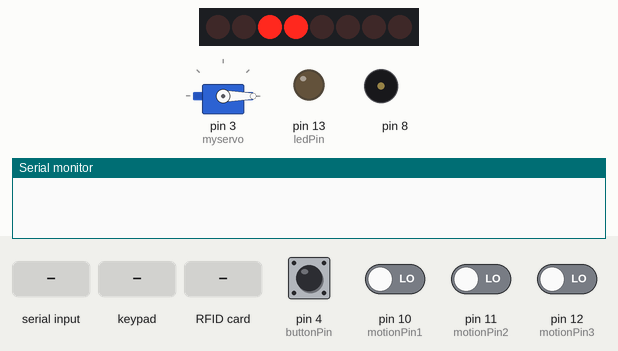
Bench run of a sketch on a simulated Arduino Mega 2560, built with avr-gcc and run on an emulated ATmega2560. Shown: 8 shift-register outputs drawn as a row of LEDs (first output left, lit = HIGH), servo, output pins drawn as LEDs (lit = HIGH), buzzer (waves = sounding), the last lines printed to the serial monitor. Wiring (inferred from the names in the program): shift register (74HC595): data pin 25; shift clock pin 24; latch pin 28. Wiring (inferred from the signals the program sends): row of LEDs: on Q0, Q1, Q2, Q3, Q4, Q5, Q6, Q7. Inputs (shaded band) come from the test bench; at power-on: pin 4 (buttonPin), pin 10 (motionPin1), pin 11 (motionPin2), pin 12 (motionPin3) LOW. Pins used as bus, display or sensor lines are not drawn.

Above: at 1.3 s.
1.4 s: pin 10 (motionPin1) driven HIGH
At 1.46 s:
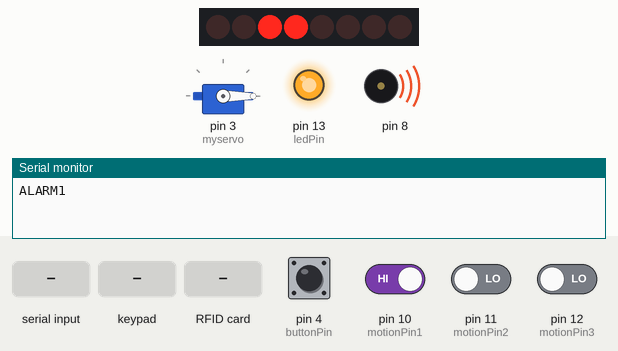
3.2 s: "a" received over Serial
At 3.48 s:
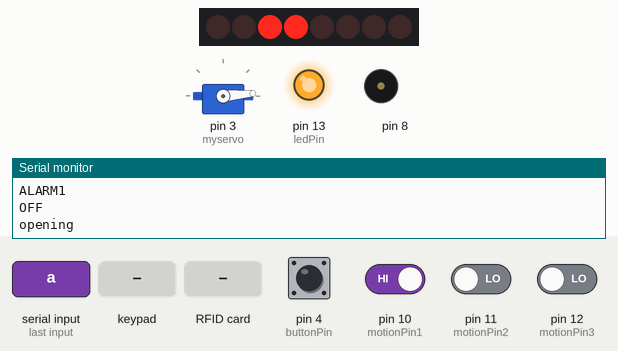
6.2 s: key '1' pressed
At 9.18 s:
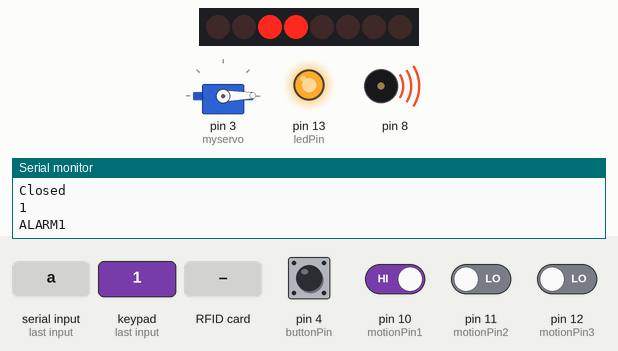
9.2 s: pin 4 (buttonPin) pulled HIGH for 0.15 s
9.9 s: RFID card 5E 7A 19 C4 held to the reader
11.5 s: keypad keys 4 5 4 6 4 7 4 8 # pressed 0.4 s apart
At 11.94 s:
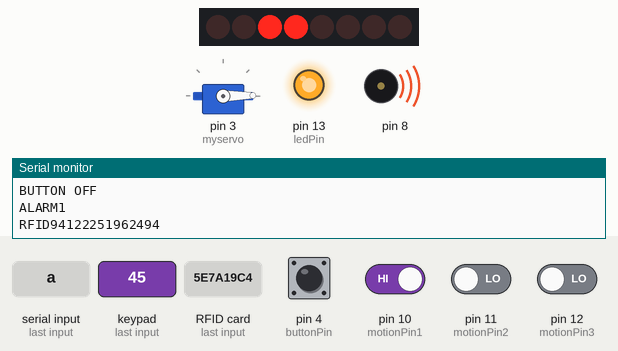
Timing chart, 0 to 18.9 s (numbered marks = the images above; inputs shaded):
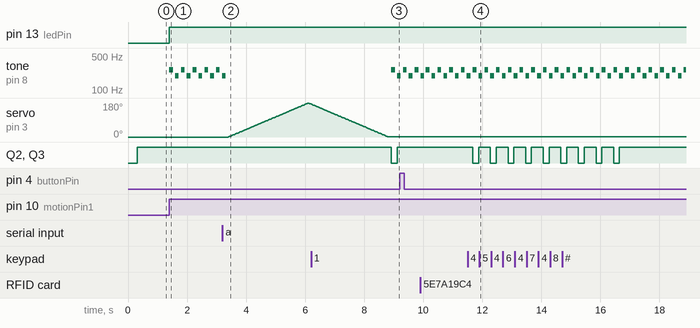

The sketch:

access_security.ino
```cpp
/*
Access module and Security Module mixed
 CHANGES:
 servo.h - left only _useTimer5 to arduinoMEga2560
 */
//acceess includes
#include <Keypad.h>
#include "Arduino.h"
#include <Servo.h>
//security includes
#include "pitches.h"
#include "IRremote.h"
#include "IRremoteInt.h"
#include <SPI.h>
#include <RFID.h>
/*RFID DEFINES*/
#define SS_PIN 53
#define RST_PIN 49
/** LCD-keypad defines**/
#define PIN_SCE   28
#define PIN_RESET 27
#define PIN_DC    26
#define PIN_SDIN  25
#define PIN_SCLK  24

#define LCD_C     LOW
#define LCD_D     HIGH

#define LCD_X     84
#define LCD_Y     48
#define LCD_CMD   0


static const byte ASCII[][5] =
{
  {
    0x00, 0x00, 0x00, 0x00, 0x00      } // 20
  ,{
    0x00, 0x00, 0x5f, 0x00, 0x00      } // 21 !
  ,{
    0x00, 0x07, 0x00, 0x07, 0x00      } // 22 "
  ,{
    0x14, 0x7f, 0x14, 0x7f, 0x14      } // 23 #
  ,{
    0x24, 0x2a, 0x7f, 0x2a, 0x12      } // 24 $
  ,{
    0x23, 0x13, 0x08, 0x64, 0x62      } // 25 %
  ,{
    0x36, 0x49, 0x55, 0x22, 0x50      } // 26 &
  ,{
    0x00, 0x05, 0x03, 0x00, 0x00      } // 27 '
  ,{
    0x00, 0x1c, 0x22, 0x41, 0x00      } // 28 (
  ,{
    0x00, 0x41, 0x22, 0x1c, 0x00      } // 29 )
  ,{
    0x14, 0x08, 0x3e, 0x08, 0x14      } // 2a *
  ,{
    0x08, 0x08, 0x3e, 0x08, 0x08      } // 2b +
  ,{
    0x00, 0x50, 0x30, 0x00, 0x00      } // 2c ,
  ,{
    0x08, 0x08, 0x08, 0x08, 0x08      } // 2d -
  ,{
    0x00, 0x60, 0x60, 0x00, 0x00      } // 2e .
  ,{
    0x20, 0x10, 0x08, 0x04, 0x02      } // 2f /
  ,{
    0x3e, 0x51, 0x49, 0x45, 0x3e      } // 30 0
  ,{
    0x00, 0x42, 0x7f, 0x40, 0x00      } // 31 1
  ,{
    0x42, 0x61, 0x51, 0x49, 0x46      } // 32 2
  ,{
    0x21, 0x41, 0x45, 0x4b, 0x31      } // 33 3
  ,{
    0x18, 0x14, 0x12, 0x7f, 0x10      } // 34 4
  ,{
    0x27, 0x45, 0x45, 0x45, 0x39      } // 35 5
  ,{
    0x3c, 0x4a, 0x49, 0x49, 0x30      } // 36 6
  ,{
    0x01, 0x71, 0x09, 0x05, 0x03      } // 37 7
  ,{
    0x36, 0x49, 0x49, 0x49, 0x36      } // 38 8
  ,{
    0x06, 0x49, 0x49, 0x29, 0x1e      } // 39 9
  ,{
    0x00, 0x36, 0x36, 0x00, 0x00      } // 3a :
  ,{
    0x00, 0x56, 0x36, 0x00, 0x00      } // 3b ;
  ,{
    0x08, 0x14, 0x22, 0x41, 0x00      } // 3c <
  ,{
    0x14, 0x14, 0x14, 0x14, 0x14      } // 3d =
  ,{
    0x00, 0x41, 0x22, 0x14, 0x08      } // 3e >
  ,{
    0x02, 0x01, 0x51, 0x09, 0x06      } // 3f ?
  ,{
    0x32, 0x49, 0x79, 0x41, 0x3e      } // 40 @
  ,{
    0x7e, 0x11, 0x11, 0x11, 0x7e      } // 41 A
  ,{
    0x7f, 0x49, 0x49, 0x49, 0x36      } // 42 B
  ,{
    0x3e, 0x41, 0x41, 0x41, 0x22      } // 43 C
  ,{
    0x7f, 0x41, 0x41, 0x22, 0x1c      } // 44 D
  ,{
    0x7f, 0x49, 0x49, 0x49, 0x41      } // 45 E
  ,{
    0x7f, 0x09, 0x09, 0x09, 0x01      } // 46 F
  ,{
    0x3e, 0x41, 0x49, 0x49, 0x7a      } // 47 G
  ,{
    0x7f, 0x08, 0x08, 0x08, 0x7f      } // 48 H
  ,{
    0x00, 0x41, 0x7f, 0x41, 0x00      } // 49 I
  ,{
    0x20, 0x40, 0x41, 0x3f, 0x01      } // 4a J
  ,{
    0x7f, 0x08, 0x14, 0x22, 0x41      } // 4b K
  ,{
    0x7f, 0x40, 0x40, 0x40, 0x40      } // 4c L
  ,{
    0x7f, 0x02, 0x0c, 0x02, 0x7f      } // 4d M
  ,{
    0x7f, 0x04, 0x08, 0x10, 0x7f      } // 4e N
  ,{
    0x3e, 0x41, 0x41, 0x41, 0x3e      } // 4f O
  ,{
    0x7f, 0x09, 0x09, 0x09, 0x06      } // 50 P
  ,{
    0x3e, 0x41, 0x51, 0x21, 0x5e      } // 51 Q
  ,{
    0x7f, 0x09, 0x19, 0x29, 0x46      } // 52 R
  ,{
    0x46, 0x49, 0x49, 0x49, 0x31      } // 53 S
  ,{
    0x01, 0x01, 0x7f, 0x01, 0x01      } // 54 T
  ,{
    0x3f, 0x40, 0x40, 0x40, 0x3f      } // 55 U
  ,{
    0x1f, 0x20, 0x40, 0x20, 0x1f      } // 56 V
  ,{
    0x3f, 0x40, 0x38, 0x40, 0x3f      } // 57 W
  ,{
    0x63, 0x14, 0x08, 0x14, 0x63      } // 58 X
  ,{
    0x07, 0x08, 0x70, 0x08, 0x07      } // 59 Y
  ,{
    0x61, 0x51, 0x49, 0x45, 0x43      } // 5a Z
  ,{
    0x00, 0x7f, 0x41, 0x41, 0x00      } // 5b [
  ,{
    0x02, 0x04, 0x08, 0x10, 0x20      } // 5c ¥
  ,{
    0x00, 0x41, 0x41, 0x7f, 0x00      } // 5d ]
  ,{
    0x04, 0x02, 0x01, 0x02, 0x04      } // 5e ^
  ,{
    0x40, 0x40, 0x40, 0x40, 0x40      } // 5f _
  ,{
    0x00, 0x01, 0x02, 0x04, 0x00      } // 60 `
  ,{
    0x20, 0x54, 0x54, 0x54, 0x78      } // 61 a
  ,{
    0x7f, 0x48, 0x44, 0x44, 0x38      } // 62 b
  ,{
    0x38, 0x44, 0x44, 0x44, 0x20      } // 63 c
  ,{
    0x38, 0x44, 0x44, 0x48, 0x7f      } // 64 d
  ,{
    0x38, 0x54, 0x54, 0x54, 0x18      } // 65 e
  ,{
    0x08, 0x7e, 0x09, 0x01, 0x02      } // 66 f
  ,{
    0x0c, 0x52, 0x52, 0x52, 0x3e      } // 67 g
  ,{
    0x7f, 0x08, 0x04, 0x04, 0x78      } // 68 h
  ,{
    0x00, 0x44, 0x7d, 0x40, 0x00      } // 69 i
  ,{
    0x20, 0x40, 0x44, 0x3d, 0x00      } // 6a j
  ,{
    0x7f, 0x10, 0x28, 0x44, 0x00      } // 6b k
  ,{
    0x00, 0x41, 0x7f, 0x40, 0x00      } // 6c l
  ,{
    0x7c, 0x04, 0x18, 0x04, 0x78      } // 6d m
  ,{
    0x7c, 0x08, 0x04, 0x04, 0x78      } // 6e n
  ,{
    0x38, 0x44, 0x44, 0x44, 0x38      } // 6f o
  ,{
    0x7c, 0x14, 0x14, 0x14, 0x08      } // 70 p
  ,{
    0x08, 0x14, 0x14, 0x18, 0x7c      } // 71 q
  ,{
    0x7c, 0x08, 0x04, 0x04, 0x08      } // 72 r
  ,{
    0x48, 0x54, 0x54, 0x54, 0x20      } // 73 s
  ,{
    0x04, 0x3f, 0x44, 0x40, 0x20      } // 74 t
  ,{
    0x3c, 0x40, 0x40, 0x20, 0x7c      } // 75 u
  ,{
    0x1c, 0x20, 0x40, 0x20, 0x1c      } // 76 v
  ,{
    0x3c, 0x40, 0x30, 0x40, 0x3c      } // 77 w
  ,{
    0x44, 0x28, 0x10, 0x28, 0x44      } // 78 x
  ,{
    0x0c, 0x50, 0x50, 0x50, 0x3c      } // 79 y
  ,{
    0x44, 0x64, 0x54, 0x4c, 0x44      } // 7a z
  ,{
    0x00, 0x08, 0x36, 0x41, 0x00      } // 7b {
  ,{
    0x00, 0x00, 0x7f, 0x00, 0x00      } // 7c |
  ,{
    0x00, 0x41, 0x36, 0x08, 0x00      } // 7d }
  ,{
    0x10, 0x08, 0x08, 0x10, 0x08      } // 7e ←
  ,{
    0x78, 0x46, 0x41, 0x46, 0x78      } // 7f →
};

void LcdCharacter(char character)
{
  LcdWrite(LCD_D, 0x00);
  for (int index = 0; index < 5; index++)
  {
    LcdWrite(LCD_D, ASCII[character - 0x20][index]);
  }
  LcdWrite(LCD_D, 0x00);
}

void LcdClear(void)
{
  for (int index = 0; index < LCD_X * LCD_Y / 8; index++)
  {
    LcdWrite(LCD_D, 0x00);
  }
}

void LcdInitialise(void)
{
  pinMode(PIN_SCE, OUTPUT);
  pinMode(PIN_RESET, OUTPUT);
  pinMode(PIN_DC, OUTPUT);
  pinMode(PIN_SDIN, OUTPUT);
  pinMode(PIN_SCLK, OUTPUT);

  digitalWrite(PIN_RESET, LOW);
  delay(1);
  digitalWrite(PIN_RESET, HIGH);

  LcdWrite( LCD_CMD, 0x21 );  // LCD Extended Commands.
  LcdWrite( LCD_CMD, 0xC4 );  // Set LCD Vop (Contrast). //B1
  LcdWrite( LCD_CMD, 0x04 );  // Set Temp coefficent. //0x04
  LcdWrite( LCD_CMD, 0x14 );  // LCD bias mode 1:48. //0x13
  LcdWrite( LCD_CMD, 0x0C );  // LCD in normal mode. 0x0d for inverse
  LcdWrite(LCD_C, 0x20);
  LcdWrite(LCD_C, 0x0C);
}

void LcdString(char *characters)
{
  while (*characters)
  {
    LcdCharacter(*characters++);
  }
}

void LcdWrite(byte dc, byte data)
{
  digitalWrite(PIN_DC, dc);
  digitalWrite(PIN_SCE, LOW);
  shiftOut(PIN_SDIN, PIN_SCLK, MSBFIRST, data);
  digitalWrite(PIN_SCE, HIGH);
}

void gotoXY(int x, int y)
{
  LcdWrite( 0, 0x80 | x);  // Column.
  LcdWrite( 0, 0x40 | y);  // Row.
}

/*KEYPAD CONFIG*/
const byte ROWS = 4; //four rows
const byte COLS = 3; //three columns
char keys[ROWS][COLS] = {
  {
    '1','2','3'  }
  ,{
    '4','5','6'  }
  ,{
    '7','8','9'  }
  ,{
    '*','0','#'  }
};
byte rowPins[ROWS] = {
  45, 46, 47, 48}; //connect to the row pinouts of the keypad
byte colPins[COLS] = {
  42, 43, 44}; //connect to the column pinouts of the keypad


/*VARIABLES***********************************************************/
int led_green = 42;//green pin pin
int led_red = 43;//red led pin
int i=40;//LCD and PASSWORD counter
int TamanhoSenha = 5;//passwordsize
int incomingByte = 0;//received data from the serial port
int pos = 0;//door position(rotation)
char key;//keypad pressed key
Servo myservo;//door servo motor
Keypad keypad = Keypad( makeKeymap(keys), rowPins, colPins, ROWS, COLS );//keypad

/*Security variables*/
int recv_pin = 9; //iremote pin
IRrecv irrecv(recv_pin);//iremote intialize
decode_results results;//iremote results var
boolean alarmShout = false;//alarm shouting flag
int buttonPin = 4;//arlarm manual turn off button pin
int buttonState = LOW;//arlarm manual turn off button state flag
int ledPin = 13; // Led Pin

int motionPin1 = 10;// motion detector1 input pin
int motionPin2 = 11;// motion detector2 input pin
int motionPin3 = 12;// motion detector3 input pin
int thisNote = 0;//current playing note
int melody[] = {
  NOTE_C4, NOTE_G3};// notes in the melody
int noteDurations[] = {
  8, 8 };// note durations
/*RFID VARIABLES*/
RFID rfid(SS_PIN, RST_PIN);
int serNum0;
int serNum1;
int serNum2;
int serNum3;
int serNum4;


/*ARDUINO SETUP###############################################################################*/
void setup(){
  Serial.begin(9600);
  myservo.attach(3); //Select arduino port designed to servo
  myservo.write(0);//initialize servo position to 0
  pinMode(led_red, OUTPUT);// initialize the digital pin as an output.
  pinMode(led_green, OUTPUT); // initialize the digital pin as an output.
  //LCD SETUP
  LcdInitialise();//Initialise LCD
  LcdClear();
  LcdString("user: adm");//Print initial text to LCD
  gotoXY(0,42);
  LcdString("pswd:");
  gotoXY(0,42);
  TamanhoSenha = ((TamanhoSenha-1)*8)+8+i;//Transform passwordSize to another format
  /*Security Setup*/
  pinMode(ledPin, OUTPUT);
  pinMode(motionPin1, INPUT);
  pinMode(motionPin2, INPUT);
  pinMode(motionPin3, INPUT);
  pinMode(buttonPin, INPUT);
  irrecv.enableIRIn(); //begins the receptor
  /*RFID SETUP*/
  SPI.begin();
  rfid.init();
}


/*ARDUINO MAIN LOOP*/
void loop(){
  delay(10);//used as a reference
  if (Serial.available() > 0) {//Door control codeblock

    incomingByte = Serial.read();// read the incoming byte:

    if(incomingByte==97){ //if the password is correct(incoming byte =97)
      if(alarmShout){
        alarmShout = false;
        Serial.println("OFF");
      }
      Serial.println("opening");
      digitalWrite(led_green, HIGH);//turns on green light`
      for(pos = 0; pos < 180; pos += 1)  // goes from 0 degrees to 180 degrees
      {                                  // in steps of 1 degree
        myservo.write(pos);              // tell servo to go to position in variable 'pos'
        delay(15);        // waits 15ms for the servo to reach the position
        if(pos==50||pos == 100 || pos == 150){
          Serial.println("loading");
        }
      }
      Serial.println("open");
      for(pos = 180; pos>0; pos-=1)     // goes from 180 degrees to 0 degrees
      {
        myservo.write(pos);              // tell servo to go to position in variable 'pos'
        delay(15);                       // waits 15ms for the servo to reach the position
        if(pos==50||pos == 100 || pos == 150){
          Serial.println("loading");
        }
      }
      delay(100);
      Serial.println("Closed");
      digitalWrite(led_green, LOW);//turns off leds
      digitalWrite(led_red, LOW);//turns off leds
      //Clear lcd and return lcd pointer to x=40
      i=40;
      gotoXY (i,42);
      LcdString("        ");
    }

    if(incomingByte==98){//if the password is incorrect(incoming byte =98)
      digitalWrite(led_red, HIGH);//turns on red light
      //Clear lcd and return lcd pointer to x=40
      i=40;
      gotoXY (i,42);
      LcdString("        ");
    }
    if(incomingByte==99)//if user rfid detected and confirmed(incoming byte =99)
    {
      if(alarmShout){
        alarmShout = false;
        Serial.println("OFF");
      }
    }

  }

  //Configure LCD
  int contraste=byte(0xB0);
  LcdWrite( LCD_CMD, 0x21 );  // LCD Extended Commands.
  LcdWrite( LCD_CMD, contraste );  // Set LCD Vop (Contrast). //B1
  LcdWrite( LCD_CMD, 0x04 );  // Set Temp coefficent. //0x04
  LcdWrite( LCD_CMD, 0x14 );  // LCD bias mode 1:48. //0x13
  LcdWrite( LCD_CMD, 0x0C );  // LCD in normal mode. 0x0d for inverse
  LcdWrite(LCD_C, 0x20);
  LcdWrite(LCD_C, 0x0C);

  key= keypad.getKey();//get keypad Presses key
  if (key){
    digitalWrite(led_green, LOW);//turns off leds
    digitalWrite(led_red, LOW);//turns off leds
    gotoXY (i,42);//Put lcd cursor on position xy
    LcdCharacter('*'); //Print '*' (not inserted char) on lcd screen
    Serial.println(key); //Print inserted char on serialport
    i=i+8;
  }
  /*Security Loop*/
  buttonState = digitalRead(buttonPin);
  int sensor1 = digitalRead(motionPin1); // reads the motion pin
  int sensor2 = digitalRead(motionPin2);
  int sensor3 = digitalRead(motionPin3);

  if(irrecv.decode(&results))
  {
    long int decCode = results.value;
    switch (decCode)
    {
    case 2011242671:
      if(alarmShout){
        alarmShout = false;
        Serial.println("OFF");
      }
      else{
        Serial.println("ALARM");
        alarmShout = true;
      }
      break;
    }
    irrecv.resume(); //recebe proximo valor
  }
  if(sensor1 == HIGH && !alarmShout){
    Serial.println("ALARM1");
    alarmShout = true;
  }
  if( sensor2 == HIGH&& !alarmShout){
    Serial.println("ALARM2");
    alarmShout = true;
  }
  if( sensor3 == HIGH&& !alarmShout){
    Serial.println("ALARM3");
    alarmShout = true;
  }
  if(alarmShout){
    digitalWrite(ledPin, HIGH);

    // to calculate the note duration, take one second divided by the note type
    int noteDuration = 1000/noteDurations[thisNote];
    tone(8, melody[thisNote],noteDuration);
    int pauseBetweenNotes = noteDuration * 1.30;
    delay(pauseBetweenNotes);

    if(thisNote == 0)
      thisNote = 1;
    else
      thisNote = 0;

  }
  else
    digitalWrite(ledPin, LOW);

  if(buttonState == HIGH && alarmShout){
    alarmShout = false;
    Serial.println("BUTTON OFF");
  }
  /*RFID LOOP  */
  if (rfid.isCard()) {

    if (rfid.readCardSerial()) {//check if it was already read
      if (rfid.serNum[0] != serNum0
        || rfid.serNum[1] != serNum1
        || rfid.serNum[2] != serNum2
        || rfid.serNum[3] != serNum3
        || rfid.serNum[4] != serNum4
        ) {

        serNum0 = rfid.serNum[0];
        serNum1 = rfid.serNum[1];
        serNum2 = rfid.serNum[2];
        serNum3 = rfid.serNum[3];
        serNum4 = rfid.serNum[4];

        Serial.println("");
        Serial.print("RFID");
        Serial.print(rfid.serNum[0],DEC);
        Serial.print(rfid.serNum[1],DEC);
        Serial.print(rfid.serNum[2],DEC);
        Serial.print(rfid.serNum[3],DEC);
        Serial.print(rfid.serNum[4],DEC);
      }
      else {
        Serial.println("RFID.");
      }
    }
  }
  rfid.halt();
}
```

Measured:
- after the input at 1.4 s, pin 13 (ledPin): LOW → HIGH at once; tone on pin 8: silent → 262 Hz at once, then repeats every 0.40 s: silent 0.07 s, 196 Hz 0.13 s, silent 0.07 s, 262 Hz 0.13 s
- after the input at 3.2 s, tone on pin 8: goes on until 3.3 s, then stays silent; servo on pin 3 (myservo): rises from 0° to 179° in 2.7 s, then falls to 175° in 0.09 s
- after the input at 6.2 s, Q2, Q3: HIGH → LOW after 2.7 s, → HIGH 0.20 s later
- after the input at 11.5 s, Q2, Q3: alternates HIGH for 0.40 s and LOW for 0.20 s, 18 changes in all, then stays HIGH, starting after 0.18 s
